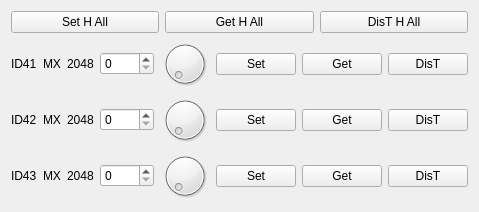
  <widget class="QWidget" name="verticalLayoutWidget_9">
   <property name="geometry">
    <rect>
     <x>460</x>
     <y>30</y>
     <width>441</width>
     <height>151</height>
    </rect>
   </property>
   <layout class="QVBoxLayout" name="verticalLayout_9">
    <item>
     <layout class="QHBoxLayout" name="horizontalLayout_33">
      <item>
       <widget class="QPushButton" name="setHAll_pushButton">
        <property name="text">
         <string>Set H All</string>
        </property>
       </widget>
      </item>
      <item>
       <widget class="QPushButton" name="getHAll_pushButton">
        <property name="text">
         <string>Get H All</string>
        </property>
       </widget>
      </item>
      <item>
       <widget class="QPushButton" name="disTHAll_pushButton">
        <property name="text">
         <string>DisT H All</string>
        </property>
       </widget>
      </item>
     </layout>
    </item>
    <item>
     <layout class="QHBoxLayout" name="horizontalLayout_34">
      <item>
       <widget class="QLabel" name="ID41_label">
        <property name="text">
         <string>ID41</string>
        </property>
       </widget>
      </item>
      <item>
       <widget class="QLabel" name="motorType41_label">
        <property name="text">
         <string>MX</string>
        </property>
       </widget>
      </item>
      <item>
       <widget class="QLabel" name="motor41center_label">
        <property name="text">
         <string>2048</string>
        </property>
       </widget>
      </item>
      <item>
       <widget class="QSpinBox" name="motor41Value_spinBox">
        <property name="maximum">
         <number>4095</number>
        </property>
       </widget>
      </item>
      <item>
       <widget class="QDial" name="motor41value_dial">
        <property name="maximum">
         <number>4095</number>
        </property>
       </widget>
      </item>
      <item>
       <widget class="QPushButton" name="motor41Set_pushButton">
        <property name="text">
         <string>Set</string>
        </property>
       </widget>
      </item>
      <item>
       <widget class="QPushButton" name="motor41Get_pushButton">
        <property name="text">
         <string>Get</string>
        </property>
       </widget>
      </item>
      <item>
       <widget class="QPushButton" name="motor41DisT_pushButton">
        <property name="text">
         <string>DisT</string>
        </property>
       </widget>
      </item>
     </layout>
    </item>
    <item>
     <layout class="QHBoxLayout" name="horizontalLayout_35">
      <item>
       <widget class="QLabel" name="ID42_label">
        <property name="text">
         <string>ID42</string>
        </property>
       </widget>
      </item>
      <item>
       <widget class="QLabel" name="motorType42_label">
        <property name="text">
         <string>MX</string>
        </property>
       </widget>
      </item>
      <item>
       <widget class="QLabel" name="motor42center_label">
        <property name="text">
         <string>2048</string>
        </property>
       </widget>
      </item>
      <item>
       <widget class="QSpinBox" name="motor42Value_spinBox">
        <property name="maximum">
         <number>4095</number>
        </property>
       </widget>
      </item>
      <item>
       <widget class="QDial" name="motor42value_dial">
        <property name="maximum">
         <number>4095</number>
        </property>
       </widget>
      </item>
      <item>
       <widget class="QPushButton" name="motor42Set_pushButton">
        <property name="text">
         <string>Set</string>
        </property>
       </widget>
      </item>
      <item>
       <widget class="QPushButton" name="motor42Get_pushButton">
        <property name="text">
         <string>Get</string>
        </property>
       </widget>
      </item>
      <item>
       <widget class="QPushButton" name="motor42DisT_pushButton">
        <property name="text">
         <string>DisT</string>
        </property>
       </widget>
      </item>
     </layout>
    </item>
    <item>
     <layout class="QHBoxLayout" name="horizontalLayout_36">
      <item>
       <widget class="QLabel" name="ID43_label">
        <property name="text">
         <string>ID43</string>
        </property>
       </widget>
      </item>
      <item>
       <widget class="QLabel" name="motorType43_label">
        <property name="text">
         <string>MX</string>
        </property>
       </widget>
      </item>
      <item>
       <widget class="QLabel" name="motor43center_label">
        <property name="text">
         <string>2048</string>
        </property>
       </widget>
      </item>
      <item>
       <widget class="QSpinBox" name="motor43Value_spinBox">
        <property name="maximum">
         <number>4095</number>
        </property>
       </widget>
      </item>
      <item>
       <widget class="QDial" name="motor43value_dial">
        <property name="maximum">
         <number>4095</number>
        </property>
       </widget>
      </item>
      <item>
       <widget class="QPushButton" name="motor43Set_pushButton">
        <property name="text">
         <string>Set</string>
        </property>
       </widget>
      </item>
      <item>
       <widget class="QPushButton" name="motor43Get_pushButton">
        <property name="text">
         <string>Get</string>
        </property>
       </widget>
      </item>
      <item>
       <widget class="QPushButton" name="motor43DisT_pushButton">
        <property name="text">
         <string>DisT</string>
        </property>
       </widget>
      </item>
     </layout>
    </item>
   </layout>
  </widget>
